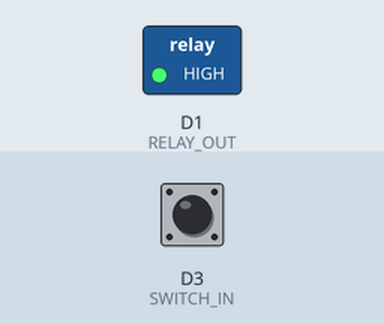
Recording of a sketch running on a simulated ESP8266 (NodeMCU). On the bench: switched loads named in the sketch (green lamp = pin HIGH). The inputs (shaded band) are chosen by the test bench; at power-on: D3 (SWITCH_IN) HIGH. WiFi joins after 1.5 s; servers stay silent unless stated.

Above: at 2.7 s.
2.8 s: D3 (SWITCH_IN) pulled LOW for 0.15 s
At 4.0 s:
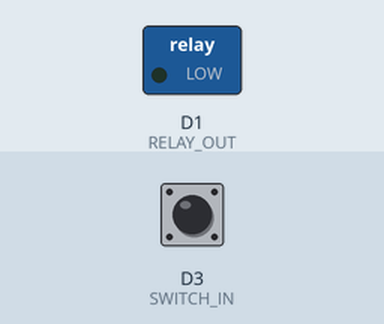
4.4 s: D3 (SWITCH_IN) pulled LOW for 1 s
At 5.1 s:
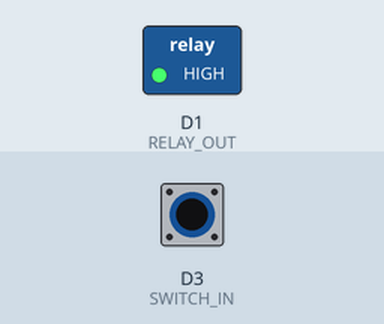
6.9 s: D3 (SWITCH_IN) pulled LOW for 3.2 s
At 7.3 s:
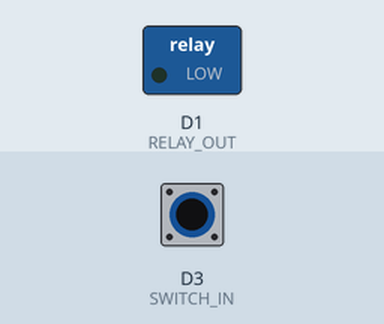
Timing chart, 0 to 9.9 s (numbered marks = the images above; inputs shaded):
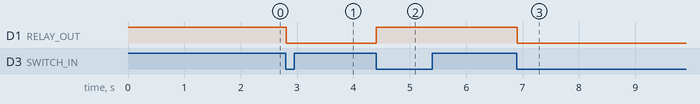

Measured:
- after the input at 2.8 s, D1 (RELAY_OUT): HIGH → LOW at once
- after the input at 4.4 s, D1 (RELAY_OUT): LOW → HIGH at once
- after the input at 6.9 s, D1 (RELAY_OUT): HIGH → LOW at once

The sketch:

esp_smart_switch.ino
```cpp
// File: esp_smart_switch.ino
// Add smart control to an existing wall switch.
#include <ESP8266WiFi.h>
#include <ESP8266HTTPClient.h>

#define WIFI_SSID "YOUR_WIFI"
#define WIFI_PASS "YOUR_PASS"

#define SWITCH_IN D3     // physical switch input (active LOW if wired to GND)
#define RELAY_OUT D1     // relay output (active LOW typical)

bool lastSwitch = false;
bool relayOn = false;
unsigned long lastDebounce = 0;

void applyRelay(bool on){
  relayOn = on;
  digitalWrite(RELAY_OUT, on ? LOW : HIGH);
}

void setup(){
  pinMode(SWITCH_IN, INPUT_PULLUP);
  pinMode(RELAY_OUT, OUTPUT);
  digitalWrite(RELAY_OUT, HIGH);

  WiFi.begin(WIFI_SSID, WIFI_PASS);
  while (WiFi.status() != WL_CONNECTED) { delay(300); }
}

void loop(){
  bool sv = digitalRead(SWITCH_IN) == LOW; // active LOW
  if (sv != lastSwitch && (millis()-lastDebounce)>50) {
    lastDebounce = millis();
    lastSwitch = sv;
    if (sv) applyRelay(!relayOn); // toggle on press
  }
  delay(10);
}
```
